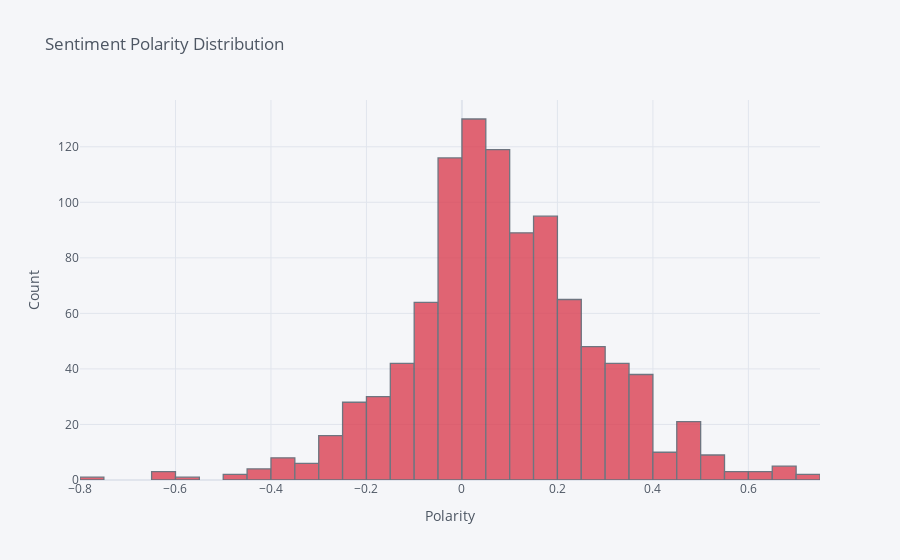

Write notebook code for a chart like this one.
### Markdown cell above
## **Distribution of Sentiment Polarity**

### Code cell
df['polarity'].iplot(kind = 'hist', colors = 'red',
                    xTitle = 'Polarity', yTitle='Count',
                    title = 'Sentiment Polarity Distribution')

### Figure 1 — Plotly figure (JSON) as saved in the notebook; plotly's stock layout.template omitted (floating-point values rounded to 4 significant figures; data arrays with more than 128 entries replaced by an {"elided": "..."} marker saying what was removed)
{"data": [{"histfunc": "count", "histnorm": "", "marker": {"color": "rgba(219, 64, 82, 1.0)", "line": {"color": "#4D5663", "width": 1.3}}, "name": "polarity", "opacity": 0.8, "orientation": "v", "x": {"elided": "1000 float values"}, "type": "histogram"}], "layout": {"barmode": "overlay", "legend": {"bgcolor": "#F5F6F9", "font": {"color": "#4D5663"}}, "paper_bgcolor": "#F5F6F9", "plot_bgcolor": "#F5F6F9", "title": {"font": {"color": "#4D5663"}, "text": "Sentiment Polarity Distribution"}, "xaxis": {"gridcolor": "#E1E5ED", "showgrid": true, "tickfont": {"color": "#4D5663"}, "title": {"font": {"color": "#4D5663"}, "text": "Polarity"}, "zerolinecolor": "#E1E5ED", "type": "linear", "range": [-0.8, 0.75], "autorange": true}, "yaxis": {"gridcolor": "#E1E5ED", "showgrid": true, "tickfont": {"color": "#4D5663"}, "title": {"font": {"color": "#4D5663"}, "text": "Count"}, "zerolinecolor": "#E1E5ED", "range": [0, 136.8], "autorange": true}, "autosize": true}}
